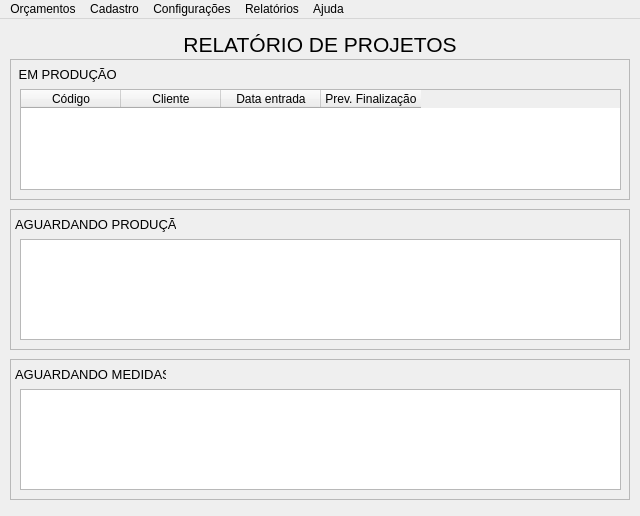
<?xml version="1.0" encoding="UTF-8"?>
<ui version="4.0">
 <class>MainWindow_principal</class>
 <widget class="QMainWindow" name="MainWindow_principal">
  <property name="geometry">
   <rect>
    <x>0</x>
    <y>0</y>
    <width>640</width>
    <height>516</height>
   </rect>
  </property>
  <property name="minimumSize">
   <size>
    <width>640</width>
    <height>480</height>
   </size>
  </property>
  <property name="windowTitle">
   <string>*** EsquadriCalc - Software para Cálculos de Esquadrias de Alumínio ***</string>
  </property>
  <widget class="QWidget" name="centralwidget">
   <widget class="QFrame" name="frame">
    <property name="geometry">
     <rect>
      <x>10</x>
      <y>40</y>
      <width>620</width>
      <height>141</height>
     </rect>
    </property>
    <property name="frameShape">
     <enum>QFrame::StyledPanel</enum>
    </property>
    <property name="frameShadow">
     <enum>QFrame::Raised</enum>
    </property>
    <widget class="QLabel" name="label_2">
     <property name="geometry">
      <rect>
       <x>5</x>
       <y>0</y>
       <width>101</width>
       <height>31</height>
      </rect>
     </property>
     <property name="font">
      <font>
       <pointsize>10</pointsize>
      </font>
     </property>
     <property name="text">
      <string> EM PRODUÇÃO</string>
     </property>
     <property name="alignment">
      <set>Qt::AlignLeading|Qt::AlignLeft|Qt::AlignVCenter</set>
     </property>
    </widget>
    <widget class="QTableWidget" name="tableWidget">
     <property name="geometry">
      <rect>
       <x>10</x>
       <y>30</y>
       <width>601</width>
       <height>101</height>
      </rect>
     </property>
     <column>
      <property name="text">
       <string>Código</string>
      </property>
      <property name="textAlignment">
       <set>AlignCenter</set>
      </property>
     </column>
     <column>
      <property name="text">
       <string>Cliente</string>
      </property>
      <property name="textAlignment">
       <set>AlignCenter</set>
      </property>
     </column>
     <column>
      <property name="text">
       <string>Data entrada</string>
      </property>
      <property name="textAlignment">
       <set>AlignCenter</set>
      </property>
     </column>
     <column>
      <property name="text">
       <string>Prev. Finalização</string>
      </property>
      <property name="textAlignment">
       <set>AlignCenter</set>
      </property>
     </column>
    </widget>
   </widget>
   <widget class="QLabel" name="label">
    <property name="geometry">
     <rect>
      <x>10</x>
      <y>10</y>
      <width>620</width>
      <height>31</height>
     </rect>
    </property>
    <property name="font">
     <font>
      <pointsize>16</pointsize>
     </font>
    </property>
    <property name="text">
     <string>RELATÓRIO DE PROJETOS</string>
    </property>
    <property name="alignment">
     <set>Qt::AlignCenter</set>
    </property>
   </widget>
   <widget class="QFrame" name="frame_2">
    <property name="geometry">
     <rect>
      <x>10</x>
      <y>190</y>
      <width>620</width>
      <height>141</height>
     </rect>
    </property>
    <property name="frameShape">
     <enum>QFrame::StyledPanel</enum>
    </property>
    <property name="frameShadow">
     <enum>QFrame::Raised</enum>
    </property>
    <widget class="QLabel" name="label_3">
     <property name="geometry">
      <rect>
       <x>5</x>
       <y>0</y>
       <width>161</width>
       <height>31</height>
      </rect>
     </property>
     <property name="font">
      <font>
       <pointsize>10</pointsize>
      </font>
     </property>
     <property name="text">
      <string>AGUARDANDO PRODUÇÃO</string>
     </property>
     <property name="alignment">
      <set>Qt::AlignLeading|Qt::AlignLeft|Qt::AlignVCenter</set>
     </property>
    </widget>
    <widget class="QTableWidget" name="tableWidget_2">
     <property name="geometry">
      <rect>
       <x>10</x>
       <y>30</y>
       <width>601</width>
       <height>101</height>
      </rect>
     </property>
    </widget>
   </widget>
   <widget class="QFrame" name="frame_3">
    <property name="geometry">
     <rect>
      <x>10</x>
      <y>340</y>
      <width>620</width>
      <height>141</height>
     </rect>
    </property>
    <property name="frameShape">
     <enum>QFrame::StyledPanel</enum>
    </property>
    <property name="frameShadow">
     <enum>QFrame::Raised</enum>
    </property>
    <widget class="QLabel" name="label_4">
     <property name="geometry">
      <rect>
       <x>5</x>
       <y>0</y>
       <width>151</width>
       <height>31</height>
      </rect>
     </property>
     <property name="font">
      <font>
       <pointsize>10</pointsize>
      </font>
     </property>
     <property name="text">
      <string>AGUARDANDO MEDIDAS</string>
     </property>
     <property name="alignment">
      <set>Qt::AlignLeading|Qt::AlignLeft|Qt::AlignVCenter</set>
     </property>
    </widget>
    <widget class="QTableWidget" name="tableWidget_3">
     <property name="geometry">
      <rect>
       <x>10</x>
       <y>30</y>
       <width>601</width>
       <height>101</height>
      </rect>
     </property>
    </widget>
   </widget>
  </widget>
  <widget class="QMenuBar" name="menubar">
   <property name="geometry">
    <rect>
     <x>0</x>
     <y>0</y>
     <width>640</width>
     <height>21</height>
    </rect>
   </property>
   <widget class="QMenu" name="menuOrcamentos">
    <property name="title">
     <string>Orçamentos</string>
    </property>
    <addaction name="actionNovo_Orcamento"/>
    <addaction name="actionPesquisar_Orcamento"/>
    <addaction name="separator"/>
    <addaction name="actionSair"/>
   </widget>
   <widget class="QMenu" name="menuCadastro">
    <property name="title">
     <string>Cadastro</string>
    </property>
    <addaction name="actionCadastro_de_Clientes"/>
    <addaction name="actionCadastro_de_Vendedores"/>
    <addaction name="actionCadastro_de_Aluminios"/>
    <addaction name="actionCadastro_de_Acessorios"/>
    <addaction name="actionCadastro_de_Vidros"/>
    <addaction name="actionCadastro_de_Produtos"/>
   </widget>
   <widget class="QMenu" name="menuConfiguracoes">
    <property name="title">
     <string>Configurações</string>
    </property>
   </widget>
   <widget class="QMenu" name="menuRelatorios">
    <property name="title">
     <string>Relatórios</string>
    </property>
   </widget>
   <widget class="QMenu" name="menuAjuda">
    <property name="title">
     <string>Ajuda</string>
    </property>
    <addaction name="actionSobre"/>
   </widget>
   <addaction name="menuOrcamentos"/>
   <addaction name="menuCadastro"/>
   <addaction name="menuConfiguracoes"/>
   <addaction name="menuRelatorios"/>
   <addaction name="menuAjuda"/>
  </widget>
  <action name="actionNovo_Orcamento">
   <property name="text">
    <string>Novo Orçamento...</string>
   </property>
  </action>
  <action name="actionPesquisar_Orcamento">
   <property name="text">
    <string>Pesquisar Orçamento</string>
   </property>
  </action>
  <action name="actionSair">
   <property name="text">
    <string>Sair</string>
   </property>
  </action>
  <action name="actionCadastro_de_Clientes">
   <property name="text">
    <string>Cadastro de Clientes</string>
   </property>
  </action>
  <action name="actionCadastro_de_Aluminios">
   <property name="text">
    <string>Cadastro de Alumínios</string>
   </property>
  </action>
  <action name="actionCadastro_de_Acessorios">
   <property name="text">
    <string>Cadastro de Acessórios</string>
   </property>
  </action>
  <action name="actionCadastro_de_Vidros">
   <property name="text">
    <string>Cadastro de Vidros</string>
   </property>
  </action>
  <action name="actionCadastro_de_Produtos">
   <property name="text">
    <string>Criar Produtos</string>
   </property>
  </action>
  <action name="actionSobre">
   <property name="text">
    <string>Sobre...</string>
   </property>
  </action>
  <action name="actionCadastro_de_Vendedores">
   <property name="text">
    <string>Cadastro de Vendedores</string>
   </property>
  </action>
 </widget>
 <resources/>
 <connections/>
</ui>
